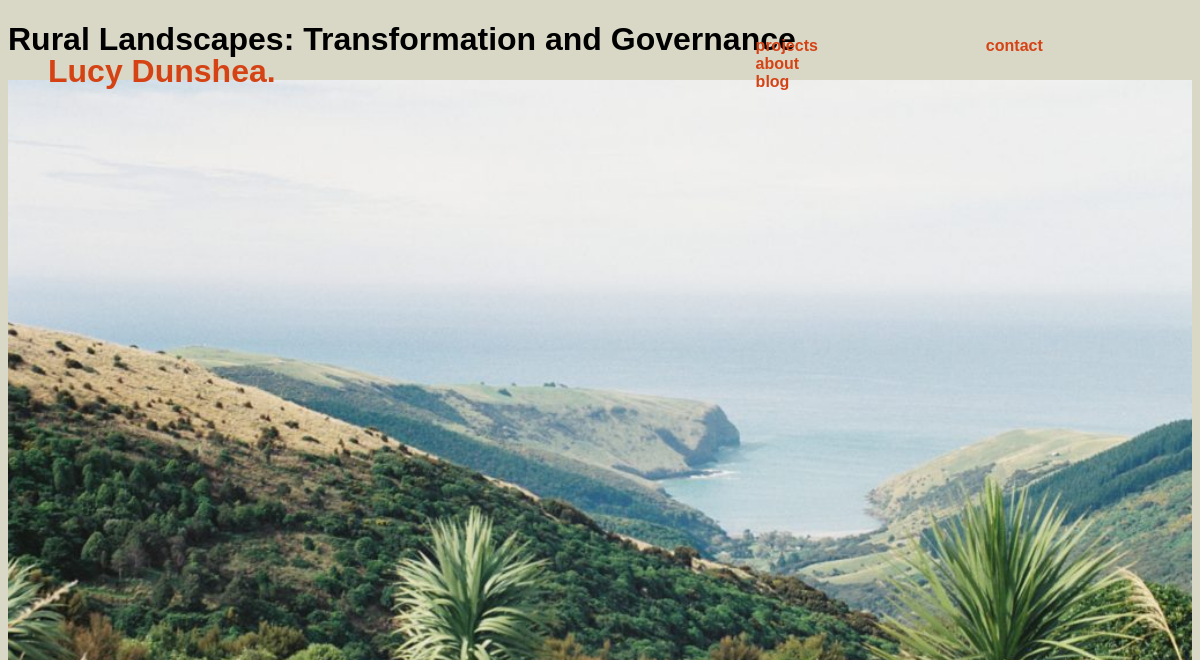
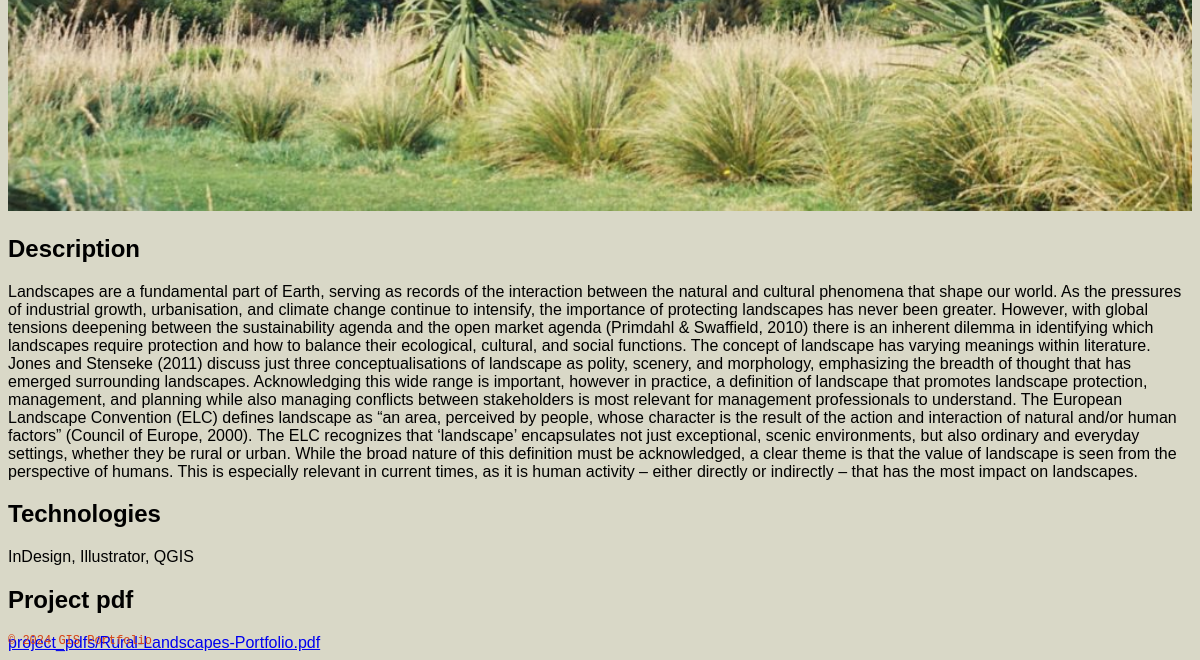
The app's page /projects/1/, older data (2 pictures, top to bottom).
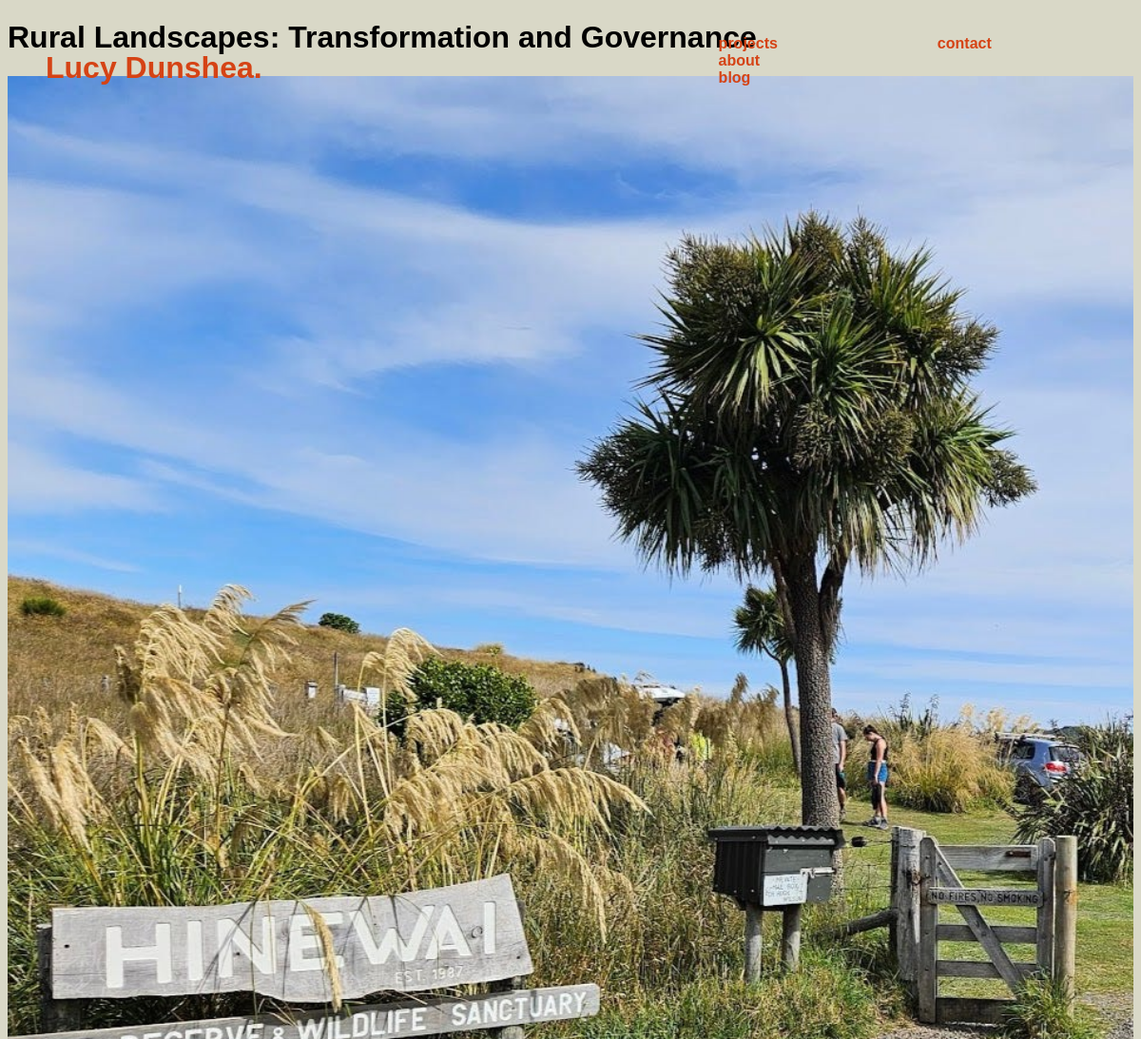
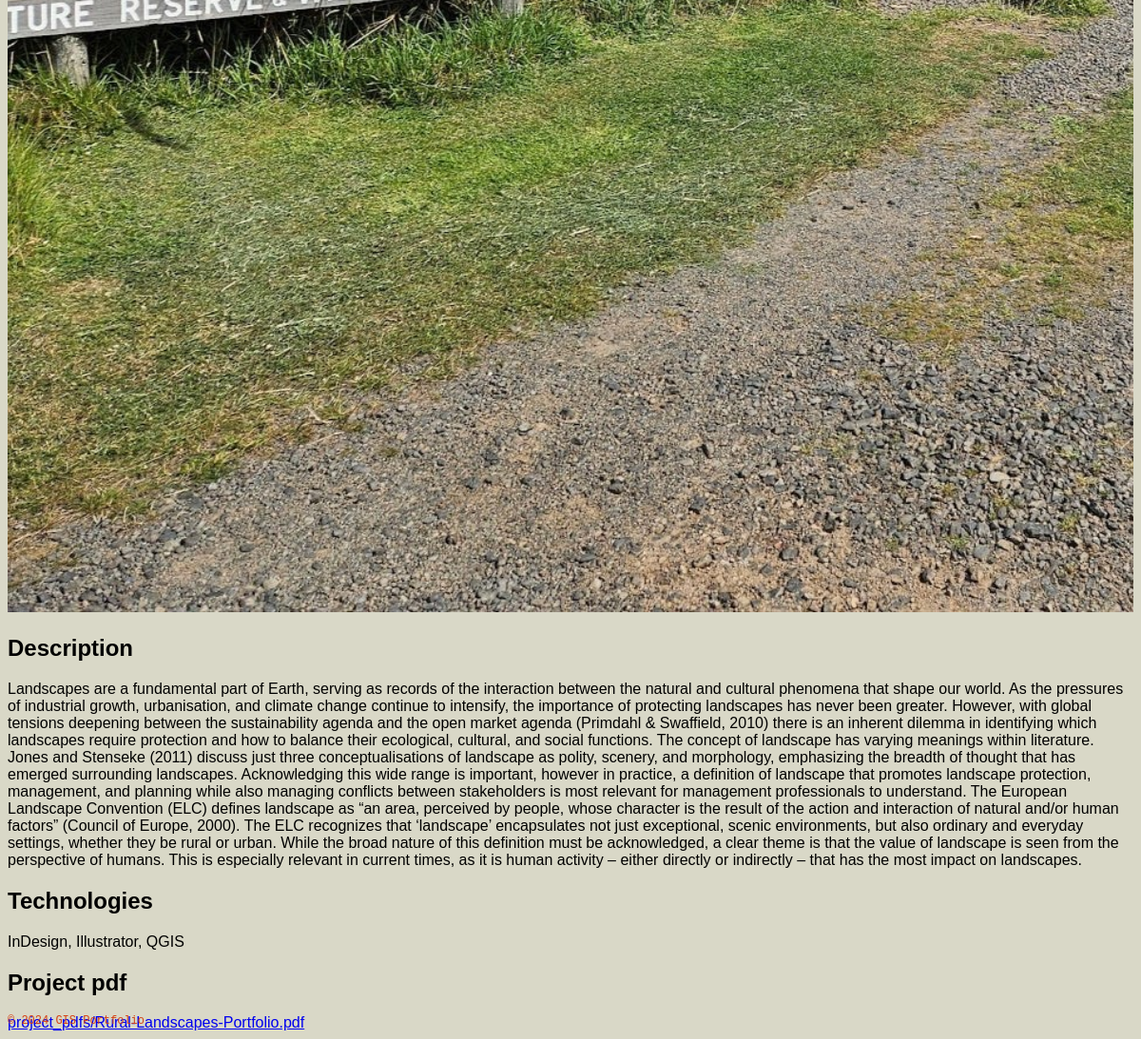
The same page, newer data (2 pictures, top to bottom).
### portfolio/models.py (models this page shows, shortened)
class Project(models.Model):
    CATEGORIES = [
        ('Urban_Design', 'Urban Design'),
        ('GIS', 'GIS'),
        ('Climate_Resilience', 'Climate Resilience'),
        ('Geography', 'Geography'),
    ]
    title = models.CharField(max_length=200)
    description = models.TextField()
    category = MultiSelectField(choices=CATEGORIES)
    technologies = models.CharField(max_length=300)
    map_embed = models.TextField()  # HTML iframe or JavaScript snippet for maps
    image = models.ImageField(upload_to='project_images/')
    created_at = models.DateTimeField(auto_now_add=True)
    pdf = models.FileField(upload_to='project_pdfs/', blank=True, null=True)

### portfolio/views.py (the view)
# urls.py: path('projects/<int:project_id>/', views.project_detail, name='project_detail'),
def project_detail(request, project_id):
    project = Project.objects.get(id=project_id)
    return render(request, 'portfolio/project_detail.html', {
        'project': project,
    })

### portfolio/templates/portfolio/project_detail.html
{% extends 'portfolio/base.html' %}
{% block content %}
{% load static %}
<div class="project-detail-section">
    <h1 class="project-detail-section__title">{{ project.title }}</h1>
    <div class="project-detail-section__container">
        <div class="project-detail-section__image">
            {% if project.image %}
            <img class="project-detail-section__image" src="{{ project.image.url }}" alt="{{ project.title }}">
            {% endif %}
        </div>
        <div class="project-detail-section__description">
            <h2 class="project-detail-section__description-title">Description</h2>
            <p class="project-detail-section__description-text">{{ project.description }}</p>
            <h2 class="project-detail-section__description-title">Technologies</h2>
            <p class="project-detail-section__description-text">{{ project.technologies }}</p>
            <h2 class="project-detail-section__description-title">Project pdf</h2>
            <a class="project-detail-section__description-pdf" href="{{ project.pdf }}">{{ project.pdf }}</a>
        </div>
    </div>
</div>
{% endblock %}

Row changes from the older to the newer data that the page shows:
changed Project "Rural Landscapes: Transformation and Governance": image: a different picture
